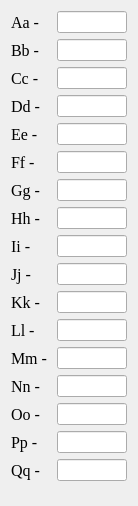
   <widget class="QWidget" name="">
    <property name="geometry">
     <rect>
      <x>590</x>
      <y>21</y>
      <width>119</width>
      <height>506</height>
     </rect>
    </property>
    <layout class="QVBoxLayout" name="verticalLayout">
     <item>
      <layout class="QHBoxLayout" name="horizontal_A">
       <item>
        <widget class="QLabel" name="label_A">
         <property name="enabled">
          <bool>true</bool>
         </property>
         <property name="font">
          <font>
           <family>Times New Roman</family>
           <pointsize>12</pointsize>
          </font>
         </property>
         <property name="text">
          <string>Aa - </string>
         </property>
        </widget>
       </item>
       <item>
        <widget class="QLineEdit" name="lineEdit_A">
         <property name="minimumSize">
          <size>
           <width>70</width>
           <height>22</height>
          </size>
         </property>
         <property name="maximumSize">
          <size>
           <width>70</width>
           <height>22</height>
          </size>
         </property>
         <property name="font">
          <font>
           <family>Times New Roman</family>
           <pointsize>12</pointsize>
          </font>
         </property>
         <property name="cursor">
          <cursorShape>ArrowCursor</cursorShape>
         </property>
         <property name="focusPolicy">
          <enum>Qt::NoFocus</enum>
         </property>
         <property name="contextMenuPolicy">
          <enum>Qt::NoContextMenu</enum>
         </property>
         <property name="autoFillBackground">
          <bool>false</bool>
         </property>
         <property name="alignment">
          <set>Qt::AlignLeading|Qt::AlignLeft|Qt::AlignVCenter</set>
         </property>
         <property name="dragEnabled">
          <bool>false</bool>
         </property>
         <property name="readOnly">
          <bool>true</bool>
         </property>
        </widget>
       </item>
      </layout>
     </item>
     <item>
      <layout class="QHBoxLayout" name="horizontal_B">
       <property name="sizeConstraint">
        <enum>QLayout::SetFixedSize</enum>
       </property>
       <item>
        <widget class="QLabel" name="label_B">
         <property name="font">
          <font>
           <family>Times New Roman</family>
           <pointsize>12</pointsize>
          </font>
         </property>
         <property name="text">
          <string>Bb - </string>
         </property>
        </widget>
       </item>
       <item>
        <widget class="QLineEdit" name="lineEdit_B">
         <property name="minimumSize">
          <size>
           <width>70</width>
           <height>22</height>
          </size>
         </property>
         <property name="maximumSize">
          <size>
           <width>70</width>
           <height>22</height>
          </size>
         </property>
         <property name="font">
          <font>
           <family>Times New Roman</family>
           <pointsize>12</pointsize>
          </font>
         </property>
         <property name="cursor">
          <cursorShape>ArrowCursor</cursorShape>
         </property>
         <property name="focusPolicy">
          <enum>Qt::NoFocus</enum>
         </property>
         <property name="contextMenuPolicy">
          <enum>Qt::NoContextMenu</enum>
         </property>
         <property name="autoFillBackground">
          <bool>false</bool>
         </property>
         <property name="alignment">
          <set>Qt::AlignLeading|Qt::AlignLeft|Qt::AlignVCenter</set>
         </property>
         <property name="dragEnabled">
          <bool>false</bool>
         </property>
         <property name="readOnly">
          <bool>true</bool>
         </property>
        </widget>
       </item>
      </layout>
     </item>
     <item>
      <layout class="QHBoxLayout" name="horizontal_C">
       <item>
        <widget class="QLabel" name="label_C">
         <property name="font">
          <font>
           <family>Times New Roman</family>
           <pointsize>12</pointsize>
          </font>
         </property>
         <property name="text">
          <string>Cc - </string>
         </property>
        </widget>
       </item>
       <item>
        <widget class="QLineEdit" name="lineEdit_C">
         <property name="minimumSize">
          <size>
           <width>70</width>
           <height>22</height>
          </size>
         </property>
         <property name="maximumSize">
          <size>
           <width>70</width>
           <height>22</height>
          </size>
         </property>
         <property name="font">
          <font>
           <family>Times New Roman</family>
           <pointsize>12</pointsize>
          </font>
         </property>
         <property name="cursor">
          <cursorShape>ArrowCursor</cursorShape>
         </property>
         <property name="focusPolicy">
          <enum>Qt::NoFocus</enum>
         </property>
         <property name="contextMenuPolicy">
          <enum>Qt::NoContextMenu</enum>
         </property>
         <property name="autoFillBackground">
          <bool>false</bool>
         </property>
         <property name="alignment">
          <set>Qt::AlignLeading|Qt::AlignLeft|Qt::AlignVCenter</set>
         </property>
         <property name="dragEnabled">
          <bool>false</bool>
         </property>
         <property name="readOnly">
          <bool>true</bool>
         </property>
        </widget>
       </item>
      </layout>
     </item>
     <item>
      <layout class="QHBoxLayout" name="horizontal_D">
       <item>
        <widget class="QLabel" name="label_D">
         <property name="font">
          <font>
           <family>Times New Roman</family>
           <pointsize>12</pointsize>
          </font>
         </property>
         <property name="text">
          <string>Dd - </string>
         </property>
        </widget>
       </item>
       <item>
        <widget class="QLineEdit" name="lineEdit_D">
         <property name="minimumSize">
          <size>
           <width>70</width>
           <height>22</height>
          </size>
         </property>
         <property name="maximumSize">
          <size>
           <width>70</width>
           <height>22</height>
          </size>
         </property>
         <property name="font">
          <font>
           <family>Times New Roman</family>
           <pointsize>12</pointsize>
          </font>
         </property>
         <property name="cursor">
          <cursorShape>ArrowCursor</cursorShape>
         </property>
         <property name="focusPolicy">
          <enum>Qt::NoFocus</enum>
         </property>
         <property name="contextMenuPolicy">
          <enum>Qt::NoContextMenu</enum>
         </property>
         <property name="autoFillBackground">
          <bool>false</bool>
         </property>
         <property name="alignment">
          <set>Qt::AlignLeading|Qt::AlignLeft|Qt::AlignVCenter</set>
         </property>
         <property name="dragEnabled">
          <bool>false</bool>
         </property>
         <property name="readOnly">
          <bool>true</bool>
         </property>
        </widget>
       </item>
      </layout>
     </item>
     <item>
      <layout class="QHBoxLayout" name="horizontal_E">
       <item>
        <widget class="QLabel" name="label_E">
         <property name="font">
          <font>
           <family>Times New Roman</family>
           <pointsize>12</pointsize>
          </font>
         </property>
         <property name="text">
          <string>Ee - </string>
         </property>
        </widget>
       </item>
       <item>
        <widget class="QLineEdit" name="lineEdit_E">
         <property name="minimumSize">
          <size>
           <width>70</width>
           <height>22</height>
          </size>
         </property>
         <property name="maximumSize">
          <size>
           <width>70</width>
           <height>22</height>
          </size>
         </property>
         <property name="font">
          <font>
           <family>Times New Roman</family>
           <pointsize>12</pointsize>
          </font>
         </property>
         <property name="cursor">
          <cursorShape>ArrowCursor</cursorShape>
         </property>
         <property name="focusPolicy">
          <enum>Qt::NoFocus</enum>
         </property>
         <property name="contextMenuPolicy">
          <enum>Qt::NoContextMenu</enum>
         </property>
         <property name="autoFillBackground">
          <bool>false</bool>
         </property>
         <property name="alignment">
          <set>Qt::AlignLeading|Qt::AlignLeft|Qt::AlignVCenter</set>
         </property>
         <property name="dragEnabled">
          <bool>false</bool>
         </property>
         <property name="readOnly">
          <bool>true</bool>
         </property>
        </widget>
       </item>
      </layout>
     </item>
     <item>
      <layout class="QHBoxLayout" name="horizontal_F">
       <item>
        <widget class="QLabel" name="label_F">
         <property name="font">
          <font>
           <family>Times New Roman</family>
           <pointsize>12</pointsize>
          </font>
         </property>
         <property name="text">
          <string>Ff - </string>
         </property>
        </widget>
       </item>
       <item>
        <widget class="QLineEdit" name="lineEdit_F">
         <property name="minimumSize">
          <size>
           <width>70</width>
           <height>22</height>
          </size>
         </property>
         <property name="maximumSize">
          <size>
           <width>70</width>
           <height>22</height>
          </size>
         </property>
         <property name="font">
          <font>
           <family>Times New Roman</family>
           <pointsize>12</pointsize>
          </font>
         </property>
         <property name="cursor">
          <cursorShape>ArrowCursor</cursorShape>
         </property>
         <property name="focusPolicy">
          <enum>Qt::NoFocus</enum>
         </property>
         <property name="contextMenuPolicy">
          <enum>Qt::NoContextMenu</enum>
         </property>
         <property name="autoFillBackground">
          <bool>false</bool>
         </property>
         <property name="alignment">
          <set>Qt::AlignLeading|Qt::AlignLeft|Qt::AlignVCenter</set>
         </property>
         <property name="dragEnabled">
          <bool>false</bool>
         </property>
         <property name="readOnly">
          <bool>true</bool>
         </property>
        </widget>
       </item>
      </layout>
     </item>
     <item>
      <layout class="QHBoxLayout" name="horizontal_G">
       <item>
        <widget class="QLabel" name="label_G">
         <property name="font">
          <font>
           <family>Times New Roman</family>
           <pointsize>12</pointsize>
          </font>
         </property>
         <property name="text">
          <string>Gg - </string>
         </property>
        </widget>
       </item>
       <item>
        <widget class="QLineEdit" name="lineEdit_G">
         <property name="minimumSize">
          <size>
           <width>70</width>
           <height>22</height>
          </size>
         </property>
         <property name="maximumSize">
          <size>
           <width>70</width>
           <height>22</height>
          </size>
         </property>
         <property name="font">
          <font>
           <family>Times New Roman</family>
           <pointsize>12</pointsize>
          </font>
         </property>
         <property name="cursor">
          <cursorShape>ArrowCursor</cursorShape>
         </property>
         <property name="focusPolicy">
          <enum>Qt::NoFocus</enum>
         </property>
         <property name="contextMenuPolicy">
          <enum>Qt::NoContextMenu</enum>
         </property>
         <property name="autoFillBackground">
          <bool>false</bool>
         </property>
         <property name="alignment">
          <set>Qt::AlignLeading|Qt::AlignLeft|Qt::AlignVCenter</set>
         </property>
         <property name="dragEnabled">
          <bool>false</bool>
         </property>
         <property name="readOnly">
          <bool>true</bool>
         </property>
        </widget>
       </item>
      </layout>
     </item>
     <item>
      <layout class="QHBoxLayout" name="horizontal_H">
       <item>
        <widget class="QLabel" name="label_H">
         <property name="font">
          <font>
           <family>Times New Roman</family>
           <pointsize>12</pointsize>
          </font>
         </property>
         <property name="text">
          <string>Hh - </string>
         </property>
        </widget>
       </item>
       <item>
        <widget class="QLineEdit" name="lineEdit_H">
         <property name="minimumSize">
          <size>
           <width>70</width>
           <height>22</height>
          </size>
         </property>
         <property name="maximumSize">
          <size>
           <width>70</width>
           <height>22</height>
          </size>
         </property>
         <property name="font">
          <font>
           <family>Times New Roman</family>
           <pointsize>12</pointsize>
          </font>
         </property>
         <property name="cursor">
          <cursorShape>ArrowCursor</cursorShape>
         </property>
         <property name="focusPolicy">
          <enum>Qt::NoFocus</enum>
         </property>
         <property name="contextMenuPolicy">
          <enum>Qt::NoContextMenu</enum>
         </property>
         <property name="autoFillBackground">
          <bool>false</bool>
         </property>
         <property name="alignment">
          <set>Qt::AlignLeading|Qt::AlignLeft|Qt::AlignVCenter</set>
         </property>
         <property name="dragEnabled">
          <bool>false</bool>
         </property>
         <property name="readOnly">
          <bool>true</bool>
         </property>
        </widget>
       </item>
      </layout>
     </item>
     <item>
      <layout class="QHBoxLayout" name="horizontal_I">
       <item>
        <widget class="QLabel" name="label_I">
         <property name="font">
          <font>
           <family>Times New Roman</family>
           <pointsize>12</pointsize>
          </font>
         </property>
         <property name="text">
          <string>Ii - </string>
         </property>
        </widget>
       </item>
       <item>
        <widget class="QLineEdit" name="lineEdit_I">
         <property name="minimumSize">
          <size>
           <width>70</width>
           <height>22</height>
          </size>
         </property>
         <property name="maximumSize">
          <size>
           <width>70</width>
           <height>22</height>
          </size>
         </property>
         <property name="font">
          <font>
           <family>Times New Roman</family>
           <pointsize>12</pointsize>
          </font>
         </property>
         <property name="cursor">
          <cursorShape>ArrowCursor</cursorShape>
         </property>
         <property name="focusPolicy">
          <enum>Qt::NoFocus</enum>
         </property>
         <property name="contextMenuPolicy">
          <enum>Qt::NoContextMenu</enum>
         </property>
         <property name="autoFillBackground">
          <bool>false</bool>
         </property>
         <property name="alignment">
          <set>Qt::AlignLeading|Qt::AlignLeft|Qt::AlignVCenter</set>
         </property>
         <property name="dragEnabled">
          <bool>false</bool>
         </property>
         <property name="readOnly">
          <bool>true</bool>
         </property>
        </widget>
       </item>
      </layout>
     </item>
     <item>
      <layout class="QHBoxLayout" name="horizontal_J">
       <item>
        <widget class="QLabel" name="label_J">
         <property name="font">
          <font>
           <family>Times New Roman</family>
           <pointsize>12</pointsize>
          </font>
         </property>
         <property name="text">
          <string>Jj - </string>
         </property>
        </widget>
       </item>
       <item>
        <widget class="QLineEdit" name="lineEdit_J">
         <property name="minimumSize">
          <size>
           <width>70</width>
           <height>22</height>
          </size>
         </property>
         <property name="maximumSize">
          <size>
           <width>70</width>
           <height>22</height>
          </size>
         </property>
         <property name="font">
          <font>
           <family>Times New Roman</family>
           <pointsize>12</pointsize>
          </font>
         </property>
         <property name="cursor">
          <cursorShape>ArrowCursor</cursorShape>
         </property>
         <property name="focusPolicy">
          <enum>Qt::NoFocus</enum>
         </property>
         <property name="contextMenuPolicy">
          <enum>Qt::NoContextMenu</enum>
         </property>
         <property name="autoFillBackground">
          <bool>false</bool>
         </property>
         <property name="alignment">
          <set>Qt::AlignLeading|Qt::AlignLeft|Qt::AlignVCenter</set>
         </property>
         <property name="dragEnabled">
          <bool>false</bool>
         </property>
         <property name="readOnly">
          <bool>true</bool>
         </property>
        </widget>
       </item>
      </layout>
     </item>
     <item>
      <layout class="QHBoxLayout" name="horizontal_K">
       <item>
        <widget class="QLabel" name="label_K">
         <property name="font">
          <font>
           <family>Times New Roman</family>
           <pointsize>12</pointsize>
          </font>
         </property>
         <property name="text">
          <string>Kk - </string>
         </property>
        </widget>
       </item>
       <item>
        <widget class="QLineEdit" name="lineEdit_K">
         <property name="minimumSize">
          <size>
           <width>70</width>
           <height>22</height>
          </size>
         </property>
         <property name="maximumSize">
          <size>
           <width>70</width>
           <height>22</height>
          </size>
         </property>
         <property name="font">
          <font>
           <family>Times New Roman</family>
           <pointsize>12</pointsize>
          </font>
         </property>
         <property name="cursor">
          <cursorShape>ArrowCursor</cursorShape>
         </property>
         <property name="focusPolicy">
          <enum>Qt::NoFocus</enum>
         </property>
         <property name="contextMenuPolicy">
          <enum>Qt::NoContextMenu</enum>
         </property>
         <property name="autoFillBackground">
          <bool>false</bool>
         </property>
         <property name="alignment">
          <set>Qt::AlignLeading|Qt::AlignLeft|Qt::AlignVCenter</set>
         </property>
         <property name="dragEnabled">
          <bool>false</bool>
         </property>
         <property name="readOnly">
          <bool>true</bool>
         </property>
        </widget>
       </item>
      </layout>
     </item>
     <item>
      <layout class="QHBoxLayout" name="horizontal_L">
       <item>
        <widget class="QLabel" name="label_L">
         <property name="font">
          <font>
           <family>Times New Roman</family>
           <pointsize>12</pointsize>
          </font>
         </property>
         <property name="text">
          <string>Ll - </string>
         </property>
        </widget>
       </item>
       <item>
        <widget class="QLineEdit" name="lineEdit_L">
         <property name="minimumSize">
          <size>
           <width>70</width>
           <height>22</height>
          </size>
         </property>
         <property name="maximumSize">
          <size>
           <width>70</width>
           <height>22</height>
          </size>
         </property>
         <property name="font">
          <font>
           <family>Times New Roman</family>
           <pointsize>12</pointsize>
          </font>
         </property>
         <property name="cursor">
          <cursorShape>ArrowCursor</cursorShape>
         </property>
         <property name="focusPolicy">
          <enum>Qt::NoFocus</enum>
         </property>
         <property name="contextMenuPolicy">
          <enum>Qt::NoContextMenu</enum>
         </property>
         <property name="autoFillBackground">
          <bool>false</bool>
         </property>
         <property name="alignment">
          <set>Qt::AlignLeading|Qt::AlignLeft|Qt::AlignVCenter</set>
         </property>
         <property name="dragEnabled">
          <bool>false</bool>
         </property>
         <property name="readOnly">
          <bool>true</bool>
         </property>
        </widget>
       </item>
      </layout>
     </item>
     <item>
      <layout class="QHBoxLayout" name="horizontal_M">
       <item>
        <widget class="QLabel" name="label_M">
         <property name="font">
          <font>
           <family>Times New Roman</family>
           <pointsize>12</pointsize>
          </font>
         </property>
         <property name="text">
          <string>Mm - </string>
         </property>
        </widget>
       </item>
       <item>
        <widget class="QLineEdit" name="lineEdit_M">
         <property name="minimumSize">
          <size>
           <width>70</width>
           <height>22</height>
          </size>
         </property>
         <property name="maximumSize">
          <size>
           <width>70</width>
           <height>22</height>
          </size>
         </property>
         <property name="font">
          <font>
           <family>Times New Roman</family>
           <pointsize>12</pointsize>
          </font>
         </property>
         <property name="cursor">
          <cursorShape>ArrowCursor</cursorShape>
         </property>
         <property name="focusPolicy">
          <enum>Qt::NoFocus</enum>
         </property>
         <property name="contextMenuPolicy">
          <enum>Qt::NoContextMenu</enum>
         </property>
         <property name="autoFillBackground">
          <bool>false</bool>
         </property>
         <property name="alignment">
          <set>Qt::AlignLeading|Qt::AlignLeft|Qt::AlignVCenter</set>
         </property>
         <property name="dragEnabled">
          <bool>false</bool>
         </property>
         <property name="readOnly">
          <bool>true</bool>
         </property>
        </widget>
       </item>
      </layout>
     </item>
     <item>
      <layout class="QHBoxLayout" name="horizontal_N">
       <item>
        <widget class="QLabel" name="label_N">
         <property name="font">
          <font>
           <family>Times New Roman</family>
           <pointsize>12</pointsize>
          </font>
         </property>
         <property name="text">
          <string>Nn - </string>
         </property>
        </widget>
       </item>
       <item>
        <widget class="QLineEdit" name="lineEdit_N">
         <property name="minimumSize">
          <size>
           <width>70</width>
           <height>22</height>
          </size>
         </property>
         <property name="maximumSize">
          <size>
           <width>70</width>
           <height>22</height>
          </size>
         </property>
         <property name="font">
          <font>
           <family>Times New Roman</family>
           <pointsize>12</pointsize>
          </font>
         </property>
         <property name="cursor">
          <cursorShape>ArrowCursor</cursorShape>
         </property>
         <property name="focusPolicy">
          <enum>Qt::NoFocus</enum>
         </property>
         <property name="contextMenuPolicy">
          <enum>Qt::NoContextMenu</enum>
         </property>
         <property name="autoFillBackground">
          <bool>false</bool>
         </property>
         <property name="alignment">
          <set>Qt::AlignLeading|Qt::AlignLeft|Qt::AlignVCenter</set>
         </property>
         <property name="dragEnabled">
          <bool>false</bool>
         </property>
         <property name="readOnly">
          <bool>true</bool>
         </property>
        </widget>
       </item>
      </layout>
     </item>
     <item>
      <layout class="QHBoxLayout" name="horizontal_O">
       <item>
        <widget class="QLabel" name="label_O">
         <property name="font">
          <font>
           <family>Times New Roman</family>
           <pointsize>12</pointsize>
          </font>
         </property>
         <property name="text">
          <string>Oo - </string>
         </property>
        </widget>
       </item>
       <item>
        <widget class="QLineEdit" name="lineEdit_O">
         <property name="minimumSize">
          <size>
           <width>70</width>
           <height>22</height>
          </size>
         </property>
         <property name="maximumSize">
          <size>
           <width>70</width>
           <height>22</height>
          </size>
         </property>
         <property name="font">
          <font>
           <family>Times New Roman</family>
           <pointsize>12</pointsize>
          </font>
         </property>
         <property name="cursor">
          <cursorShape>ArrowCursor</cursorShape>
         </property>
         <property name="focusPolicy">
          <enum>Qt::NoFocus</enum>
         </property>
         <property name="contextMenuPolicy">
          <enum>Qt::NoContextMenu</enum>
         </property>
         <property name="autoFillBackground">
          <bool>false</bool>
         </property>
         <property name="alignment">
          <set>Qt::AlignLeading|Qt::AlignLeft|Qt::AlignVCenter</set>
         </property>
         <property name="dragEnabled">
          <bool>false</bool>
         </property>
         <property name="readOnly">
          <bool>true</bool>
         </property>
        </widget>
       </item>
      </layout>
     </item>
     <item>
      <layout class="QHBoxLayout" name="horizontal_P">
       <item>
        <widget class="QLabel" name="label_P">
         <property name="font">
          <font>
           <family>Times New Roman</family>
           <pointsize>12</pointsize>
          </font>
         </property>
         <property name="text">
          <string>Pp - </string>
         </property>
        </widget>
       </item>
       <item>
        <widget class="QLineEdit" name="lineEdit_P">
         <property name="minimumSize">
          <size>
           <width>70</width>
           <height>22</height>
          </size>
         </property>
         <property name="maximumSize">
          <size>
           <width>70</width>
           <height>22</height>
          </size>
         </property>
         <property name="font">
          <font>
           <family>Times New Roman</family>
           <pointsize>12</pointsize>
          </font>
         </property>
         <property name="cursor">
          <cursorShape>ArrowCursor</cursorShape>
         </property>
         <property name="focusPolicy">
          <enum>Qt::NoFocus</enum>
         </property>
         <property name="contextMenuPolicy">
          <enum>Qt::NoContextMenu</enum>
         </property>
         <property name="autoFillBackground">
          <bool>false</bool>
         </property>
         <property name="alignment">
          <set>Qt::AlignLeading|Qt::AlignLeft|Qt::AlignVCenter</set>
         </property>
         <property name="dragEnabled">
          <bool>false</bool>
         </property>
         <property name="readOnly">
          <bool>true</bool>
         </property>
        </widget>
       </item>
      </layout>
     </item>
     <item>
      <layout class="QHBoxLayout" name="horizontal_Q">
       <item>
        <widget class="QLabel" name="label_Q">
         <property name="font">
          <font>
           <family>Times New Roman</family>
           <pointsize>12</pointsize>
          </font>
         </property>
         <property name="text">
          <string>Qq - </string>
         </property>
        </widget>
       </item>
       <item>
        <widget class="QLineEdit" name="lineEdit_Q">
         <property name="minimumSize">
          <size>
           <width>70</width>
           <height>22</height>
          </size>
         </property>
         <property name="maximumSize">
          <size>
           <width>70</width>
           <height>22</height>
          </size>
         </property>
         <property name="font">
          <font>
           <family>Times New Roman</family>
           <pointsize>12</pointsize>
          </font>
         </property>
         <property name="cursor">
          <cursorShape>ArrowCursor</cursorShape>
         </property>
         <property name="focusPolicy">
          <enum>Qt::NoFocus</enum>
         </property>
         <property name="contextMenuPolicy">
          <enum>Qt::NoContextMenu</enum>
         </property>
         <property name="autoFillBackground">
          <bool>false</bool>
         </property>
         <property name="alignment">
          <set>Qt::AlignLeading|Qt::AlignLeft|Qt::AlignVCenter</set>
         </property>
         <property name="dragEnabled">
          <bool>false</bool>
         </property>
         <property name="readOnly">
          <bool>true</bool>
         </property>
        </widget>
       </item>
      </layout>
     </item>
    </layout>
   </widget>
